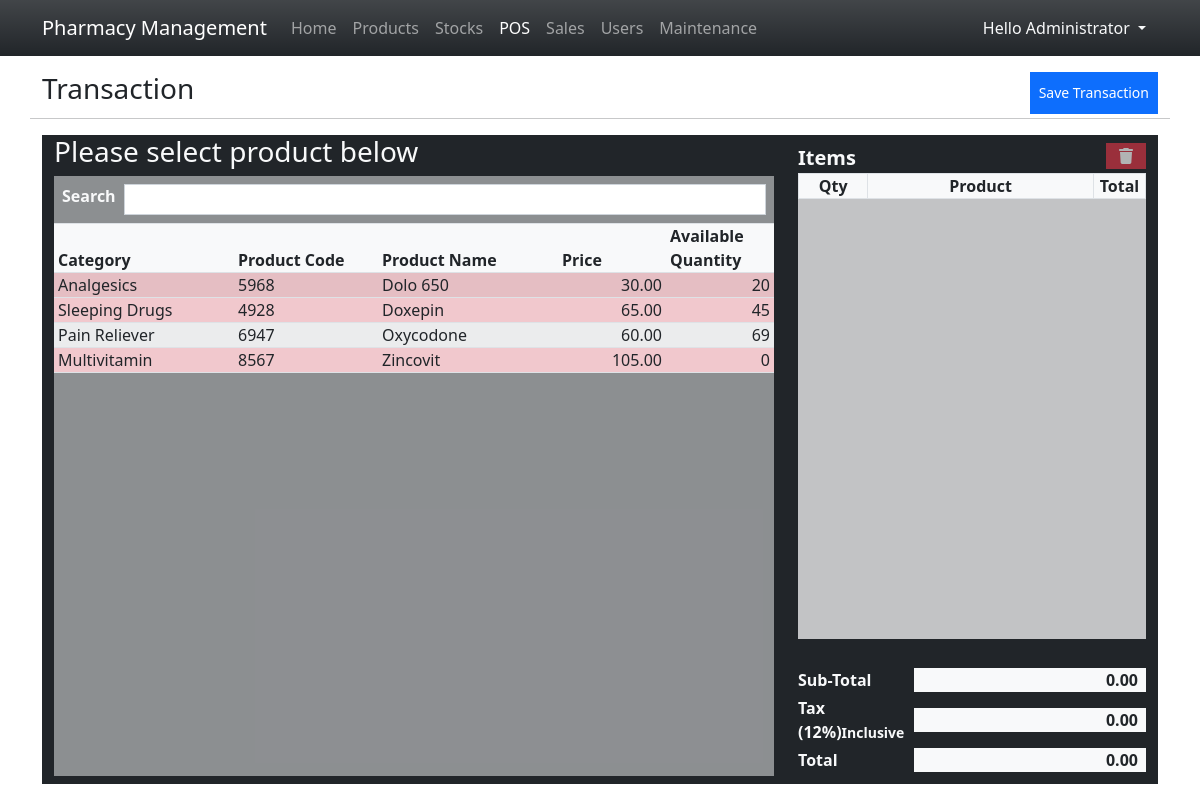
Screenshot of /?page=sales (signed in) with the database file from the repository.
### tables this page shows
CREATE TABLE `product_list` (
            `product_id` INTEGER NOT NULL PRIMARY KEY AUTOINCREMENT,
            `product_code` TEXT NOT NULL,
            `category_id` INTEGER NOT NULL,
            `name` TEXT NOT NULL,
            `description` TEXT NOT NULL,
            `price` REAL NOT NULL DEFAULT 0,
            `status` INTEGER NOT NULL DEFAULT 1,
            FOREIGN KEY(`category_id`) REFERENCES `category_list`(`category_id`) ON DELETE CASCADE
        );

CREATE TABLE `category_list` (
            `category_id` INTEGER NOT NULL PRIMARY KEY AUTOINCREMENT,
            `name` TEXT NOT NULL,
            `description` TEXT NOT NULL,
            `status` INTEGER NOT NULL DEFAULT 1
        );

### sales.php (the view, shortened to what this page needs)
<div class="w-100 h-100 d-flex flex-column">
    <div class="row">
        <div class="col-8">
            <h3>Transaction</h3>
        </div>
        <div class="col-4 d-flex justify-content-end">
            <button class="btn btn-sm btn-primary rounded-0 " id="transaction-save-btn" type="button">Save Transaction</button>
        </div>
        <hr>
    </div>
    <div class="col-12 flex-grow-1">
    <form action="" class="h-100" id="transaction-form">
        <div class="w-100 h-100 mx-0 row row-cols-2 bg-dark">
            <div class="col-8 h-100 pb-2 d-flex flex-column">
                <div>
                    <h3 class="text-light">Please select product below</h3>
                </div>
                <div class="flex-grow-1 d-flex flex-column bg-light bg-opacity-50">
                    <div class="form-group py-2 d-flex border-bottom">
                        <label for="search" class="col-auto px-2 fw-bolder text-light">Search</label>
                        <div class="flex-grow-1 col-auto pe-2">
                            <input type="text" autocomplete="off" class="form-control form-control-sm rounded-0" id="search">
                        </div>
                    </div>
                    <div>
                        <table class="table table-hover table-striped bg-light mb-0">
                            <colgroup>
                                <col width="25%">
                                <col width="20%">
                                <col width="25%">
                                <col width="15%">
                                <col width="15%">
                            </colgroup>
                            <thead>
                                <tr>
                                    <th class="py-0 px-1">Category</th>
                                    <th class="py-0 px-1">Product Code</th>
                                    <th class="py-0 px-1">Product Name</th>
                                    <th class="py-0 px-1">Price</th>
                                    <th class="py-0 px-1">Available Quantity</th>
                                </tr>
                            </thead>
                        </table>
                    </div>
                    <div class="flex-grow-1" >
                        <div class="h-100 overflow-auto" style="height:60vh !important ">
                            <table class="table table-hover table-striped bg-light" id="plist">
                                <colgroup>
                                    <col width="25%">
                                    <col width="20%">
                                    <col width="25%">
                                    <col width="15%">
                                    <col width="15%">
                                </colgroup>
                                <tbody>
                                <?php
                                $sql = "SELECT p.*,c.name as cname FROM `product_list` p inner join `category_list` c on p.category_id = c.category_id where p.status = 1 order by `name` asc";
                                $qry = $conn->query($sql);
                                while($row = $qry->fetchArray()):
                                    $stock_in = $conn->query("SELECT sum(quantity) as `total` FROM `stock_list` where strftime('%s',`expiry_date` || '23:59:59') >= strftime('%s',CURRENT_TIMESTAMP) and product_id = '{$row['product_id']}' ")->fetchArray()['total'];
                                    $stock_out = $conn->query("SELECT sum(quantity) as `total` FROM `transaction_items` where product_id = '{$row['product_id']}' ")->fetchArray()['total'];
                                    $stock_in = $stock_in > 0 ? $stock_in : 0;
                                    $stock_out = $stock_out > 0 ? $stock_out : 0;
                                    $qty = $stock_in-$stock_out;
                                    $qty = $qty > 0 ? $qty : 0;
                                ?>
                                <tr class="item <?php echo $qty < 50? "bg-danger bg-opacity-25":'' ?>" data-id="<?php echo $row['product_id'] ?>">
                                    <td class="td py-0 px-1 pname"><?php echo $row['cname'] ?></td>
                                    <td class="td py-0 px-1 pcode"><?php echo $row['product_code'] ?></td>
                                    <td class="td py-0 px-1 name"><?php echo $row['name'] ?></td>
                                    <td class="td py-0 px-1 text-end price"><?php echo number_format($row['price'],2) ?></td>
                                    <td class="td py-0 px-1 text-end qty"><?php echo $qty ?></td>
                                </tr>
                                <?php endwhile; ?>
                                </tbody>
                            </table>
                        </div>
                    </div>
                </div>
            </div>
            <div class="col-4 h-100 py-2">
                <div class="h-100 d-flex flex-column">
                    <div class="w-100 flex-grow-1">
                        <div class="h-100 d-flex w-100 flex-column">
                            <div class="d-flex">
                            <div class="fs-5 fw-bolder text-light flex-grow-1">Items</div>
                            <div class="col-auto">
                                <button class="btn btn-danger rounded-0 py-0" type="button" id="remove-item" disabled onclick="remove_item()"><i class="fa fa-trash"></i></button>
                            </div>
                            </div>
                            <div>
                                <table class="table table-hover table-bordered table-striped bg-light m-0">
                                    <colgroup>
                                        <col width="20%">
                                        <col width="65%">
                                        <col width="15%">
                                    </colgroup>
                                    <thead>
                                        <th class="py-0 px-1 text-center">Qty</th>
                                        <th class="py-0 px-1 text-center">Product</th>
                                        <th class="py-0 px-1 text-center">Total</th>
                                    </thead>
                                </table>
                            </div>
                            <div class="flex-grow-1">
                                <div style="height:55vh !important" class="overflow-auto bg-light bg-opacity-75">
                                </div>
                            </div>
                            <div class="pt-2">
                                <div class="w-100 mx-0 d-flex pb-1">
                                    <div class="col-4 pe-2 fs-6 fw-bolder text-light">Sub-Total</div>
                                    <div class="flex-grow-1 bg-light fs-6 fw-bolder text-end px-2" id="subTotal">0.00</div>
                                </div>
                                <div class="w-100 mx-0 d-flex pb-1 align-items-center">
                                    <div class="col-4 pe-2 fs-6 fw-bolder text-light">Tax (12%)<small>Inclusive</small></div>
                                    <div class="flex-grow-1 bg-light fs-6 fw-bolder text-end px-2" id="tax">0.00</div>
                                </div>
                                <div class="w-100 mx-0 d-flex pb-1">
                                    <div class="col-4 pe-2 fs-6 fw-bolder text-light">Total</div>
                                    <div class="flex-grow-1 bg-light fs-6 fw-bolder text-end px-2" id="total">0.00</div>
                                </div>
                            </div>
                        </div>
                    </div>
                </div>
            </div>
        </div>
    </form>
    </div>
</div>

### index.php (style rules this page uses)
:root { --bs-success-rgb:71, 222, 152 !important; }
html,body { height:100%; width:100%; }

### sales.php (style rules this page uses)
#plist .item,#item-list tr { cursor:pointer }

### rows the page displays
product_list: category.name "Analgesics", product_code "5968", name "Dolo 650", price "30.00", qty "20"
product_list: category.name "Sleeping Drugs", product_code "4928", name "Doxepin", price "65.00", qty "45"
product_list: category.name "Pain Reliever", product_code "6947", name "Oxycodone", price "60.00", qty "69"
product_list: category.name "Multivitamin", product_code "8567", name "Zincovit", price "105.00", qty "0"

### other values shown
$_SESSION['fullname'] "Administrator"
